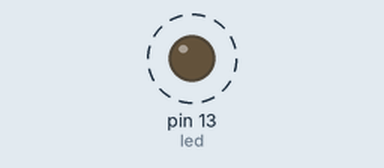
The sketch below on a simulated Arduino Mega 2560, built with avr-gcc and run on an emulated ATmega2560. Shown: output pins drawn as LEDs (lit = HIGH). Dashed ring = blinking. What the sketch prints to the serial monitor is not drawn.

Above: at 0.5 s.
Timing chart, 0 to 4.6 s (numbered marks = the images above):
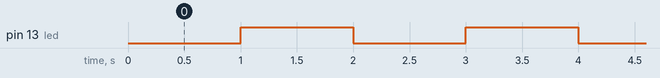

Measured:
- by itself, pin 13 (led): alternates HIGH for 1.0 s and LOW for 1.0 s

The sketch:

TimerDriver.ino
```cpp
#include <TimerDriver.h>

const int led = LED_BUILTIN;
int ledState = LOW;
volatile unsigned long blinkCount = 0;
int seconds = 0;

void setup() {
  // put your setup code here, to run once:
  pinMode(led, OUTPUT);
  Timer1.initialize(1000000); // microsegundos
  Timer1.attachInterrupt(blinkLED); // blinkLED to run every 1 seconds
  Serial.begin(9600);
}

void blinkLED(void)
{
  if (ledState == LOW) {
    ledState = HIGH;
    blinkCount = blinkCount + 1;
  } else {
    ledState = LOW;
  }

  seconds++;

  digitalWrite(led, ledState);
}

void loop() {
  // put your main code here, to run repeatedly:
  Serial.print("seconds = ");
  Serial.println(seconds);
  delay(100);
}
```

known_16bit_timers.h
```cpp
#ifndef known_16bit_timers_header_
#define known_16bit_timers_header_

// Wiring-S
//
#if defined(__AVR_ATmega644P__) && defined(WIRING)
  #define TIMER1_A_PIN   5
  #define TIMER1_B_PIN   4
  #define TIMER1_ICP_PIN 6

// Teensy 2.0
//
#elif defined(__AVR_ATmega32U4__) && defined(CORE_TEENSY)
  #define TIMER1_A_PIN   14
  #define TIMER1_B_PIN   15
  #define TIMER1_C_PIN   4
  #define TIMER1_ICP_PIN 22
  #define TIMER1_CLK_PIN 11
  #define TIMER3_A_PIN   9
  #define TIMER3_ICP_PIN 10

// Teensy++ 2.0
#elif defined(__AVR_AT90USB1286__) && defined(CORE_TEENSY)
  #define TIMER1_A_PIN   25
  #define TIMER1_B_PIN   26
  #define TIMER1_C_PIN   27
  #define TIMER1_ICP_PIN 4
  #define TIMER1_CLK_PIN 6
  #define TIMER3_A_PIN   16
  #define TIMER3_B_PIN   15
  #define TIMER3_C_PIN   14
  #define TIMER3_ICP_PIN 17
  #define TIMER3_CLK_PIN 13

// Teensy 3.0
//
#elif defined(__MK20DX128__)
  #define TIMER1_A_PIN   3
  #define TIMER1_B_PIN   4
  #define TIMER1_ICP_PIN 4

// Teensy 3.1
//
#elif defined(__MK20DX256__)
  #define TIMER1_A_PIN   3
  #define TIMER1_B_PIN   4
  #define TIMER1_ICP_PIN 4
  #define TIMER3_A_PIN   32
  #define TIMER3_B_PIN   25
  #define TIMER3_ICP_PIN 32

// Teensy-LC
//
#elif defined(__MKL26Z64__)
  #define TIMER1_A_PIN   16
  #define TIMER1_B_PIN   17
  #define TIMER1_ICP_PIN 17
  #define TIMER3_A_PIN   3
  #define TIMER3_B_PIN   4
  #define TIMER3_ICP_PIN 4

// Arduino Mega
//
#elif defined(__AVR_ATmega1280__) || defined(__AVR_ATmega2560__)
  #define TIMER1_A_PIN   11
  #define TIMER1_B_PIN   12
  #define TIMER1_C_PIN   13
  #define TIMER3_A_PIN   5
  #define TIMER3_B_PIN   2
  #define TIMER3_C_PIN   3
  #define TIMER4_A_PIN   6
  #define TIMER4_B_PIN   7
  #define TIMER4_C_PIN   8
  #define TIMER4_ICP_PIN 49
  #define TIMER5_A_PIN   46
  #define TIMER5_B_PIN   45
  #define TIMER5_C_PIN   44
  #define TIMER3_ICP_PIN 48
  #define TIMER3_CLK_PIN 47

// Arduino Leonardo, Yun, etc
//
#elif defined(__AVR_ATmega32U4__)
  #define TIMER1_A_PIN   9
  #define TIMER1_B_PIN   10
  #define TIMER1_C_PIN   11
  #define TIMER1_ICP_PIN 4
  #define TIMER1_CLK_PIN 12
  #define TIMER3_A_PIN   5
  #define TIMER3_ICP_PIN 13

//  Uno, Duemilanove, LilyPad, etc
//
#elif defined (__AVR_ATmega168__) || defined (__AVR_ATmega328P__)
  #define TIMER1_A_PIN   9
  #define TIMER1_B_PIN   10
  #define TIMER1_ICP_PIN 8
  #define TIMER1_CLK_PIN 5

// Sanguino
//
#elif defined(__AVR_ATmega644P__) || defined(__AVR_ATmega644__)
  #define TIMER1_A_PIN   13
  #define TIMER1_B_PIN   12
  #define TIMER1_ICP_PIN 14
  #define TIMER1_CLK_PIN 1

// Wildfire - Wicked Devices
//
#elif defined(__AVR_ATmega1284P__) && defined(WILDFIRE_VERSION) && WILDFIRE_VERSION >= 3
  #define TIMER1_A_PIN   5   // PD5
  #define TIMER1_B_PIN   8   // PD4
  #define TIMER1_ICP_PIN 6   // PD6
  #define TIMER1_CLK_PIN 23  // PB1
  #define TIMER3_A_PIN   12  // PB6
  #define TIMER3_B_PIN   13  // PB7
  #define TIMER3_ICP_PIN 9   // PB5
  #define TIMER3_CLK_PIN 0   // PD0
#elif defined(__AVR_ATmega1284P__) && defined(WILDFIRE_VERSION) && WILDFIRE_VERSION < 3
  #define TIMER1_A_PIN   5   // PD5
  #define TIMER1_B_PIN   4   // PD4
  #define TIMER1_ICP_PIN 6   // PD6
  #define TIMER1_CLK_PIN 15  // PB1
  #define TIMER3_A_PIN   12  // PB6
  #define TIMER3_B_PIN   13  // PB7
  #define TIMER3_ICP_PIN 11  // PB5
  #define TIMER3_CLK_PIN 0   // PD0

// Mighty-1284 - Maniacbug
//
#elif defined(__AVR_ATmega1284P__)
  #define TIMER1_A_PIN   12  // PD5
  #define TIMER1_B_PIN   13  // PD4
  #define TIMER1_ICP_PIN 14  // PD6
  #define TIMER1_CLK_PIN 1   // PB1
  #define TIMER3_A_PIN   6   // PB6
  #define TIMER3_B_PIN   7   // PB7
  #define TIMER3_ICP_PIN 5   // PB5
  #define TIMER3_CLK_PIN 8   // PD0

#endif

#endif
```

TimerDriver.cpp
```cpp
#include "TimerDriver.h"

TimerDriver Timer1;

unsigned short TimerDriver::pwmPeriod = 0;
unsigned char TimerDriver::clockSelectBits = 0;
void (*TimerDriver::isrCallback)() = NULL;

void TimerDriver::initialize(unsigned long microseconds = 1000000) {
  TCCR1B = _BV(WGM13);        // set mode as phase and frequency correct pwm, stop the timer
  TCCR1A = 0;                 // clear control register A
  setPeriod(microseconds);
}

void TimerDriver::setPeriod(unsigned long microseconds) {
  const unsigned long cycles = (F_CPU / 2000000) * microseconds;
  if (cycles < TIMER1_RESOLUTION) {
    clockSelectBits = _BV(CS10);
    pwmPeriod = cycles;
  } else if (cycles < TIMER1_RESOLUTION * 8) {
    clockSelectBits = _BV(CS11);
    pwmPeriod = cycles / 8;
  } else if (cycles < TIMER1_RESOLUTION * 64) {
    clockSelectBits = _BV(CS11) | _BV(CS10);
    pwmPeriod = cycles / 64;
  } else if (cycles < TIMER1_RESOLUTION * 256) {
    clockSelectBits = _BV(CS12);
    pwmPeriod = cycles / 256;
  } else if (cycles < TIMER1_RESOLUTION * 1024) {
    clockSelectBits = _BV(CS12) | _BV(CS10);
    pwmPeriod = cycles / 1024;
  } else {
    clockSelectBits = _BV(CS12) | _BV(CS10);
    pwmPeriod = TIMER1_RESOLUTION - 1;
  }
  ICR1 = pwmPeriod;
  TCCR1B = _BV(WGM13) | clockSelectBits;
}

void TimerDriver::start() {
  TCCR1B = 0;
  TCNT1 = 0;
  resume();
}

void TimerDriver::stop() {
  TCCR1B = _BV(WGM13);
}

void TimerDriver::restart() {
  start();
}

void TimerDriver::resume() {
  TCCR1B = _BV(WGM13) | clockSelectBits;
}

void TimerDriver::attachInterrupt(void (*isr)()) {
  isrCallback = isr;
  TIMSK1 = _BV(TOIE1);
}

void TimerDriver::attachInterrupt(void (*isr)(), unsigned long microseconds) {
  if (microseconds > 0) setPeriod(microseconds);
  attachInterrupt(isr);
}

void TimerDriver::detachInterrupt() {
  TIMSK1 = 0;
}

ISR(TIMER1_OVF_vect)
{
  Timer1.isrCallback();
}
```

TimerDriver.h
```cpp
#ifndef TimerDriver_h_
#define TimerDriver_h_

#include "Arduino.h"

#include "config/known_16bit_timers.h"

#define TIMER1_RESOLUTION 65536UL  // Timer1 is 16 bit

class TimerDriver
{
  public:
    void initialize(unsigned long microseconds);
    void setPeriod(unsigned long microseconds);
    void start();
    void stop();
    void restart();
    void resume();

    void attachInterrupt(void (*isr)());
    void attachInterrupt(void (*isr)(), unsigned long microseconds);
    void detachInterrupt();
    static void (*isrCallback)();

  private:
    static unsigned short pwmPeriod;
    static unsigned char clockSelectBits;
};

extern TimerDriver Timer1;

#endif
```
